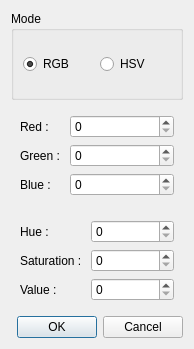
<?xml version="1.0" encoding="UTF-8"?>
<ui version="4.0">
 <class>ColorDialog</class>
 <widget class="QDialog" name="ColorDialog">
  <property name="geometry">
   <rect>
    <x>0</x>
    <y>0</y>
    <width>194</width>
    <height>349</height>
   </rect>
  </property>
  <property name="windowTitle">
   <string>Dialog</string>
  </property>
  <layout class="QVBoxLayout" name="verticalLayout">
   <item>
    <widget class="QGroupBox" name="groupBox">
     <property name="title">
      <string>Mode</string>
     </property>
     <layout class="QHBoxLayout" name="horizontalLayout">
      <item>
       <widget class="QRadioButton" name="rgbButton">
        <property name="text">
         <string>RGB</string>
        </property>
        <property name="checked">
         <bool>true</bool>
        </property>
       </widget>
      </item>
      <item>
       <widget class="QRadioButton" name="hsvButton">
        <property name="text">
         <string>HSV</string>
        </property>
       </widget>
      </item>
     </layout>
    </widget>
   </item>
   <item>
    <widget class="QWidget" name="rgbWidget" native="true">
     <layout class="QFormLayout" name="formLayout">
      <item row="0" column="0">
       <widget class="QLabel" name="label">
        <property name="text">
         <string>Red : </string>
        </property>
       </widget>
      </item>
      <item row="0" column="1">
       <widget class="QSpinBox" name="redBox">
        <property name="maximum">
         <number>255</number>
        </property>
       </widget>
      </item>
      <item row="1" column="0">
       <widget class="QLabel" name="label_2">
        <property name="text">
         <string>Green : </string>
        </property>
       </widget>
      </item>
      <item row="1" column="1">
       <widget class="QSpinBox" name="greenBox">
        <property name="maximum">
         <number>255</number>
        </property>
       </widget>
      </item>
      <item row="2" column="0">
       <widget class="QLabel" name="label_3">
        <property name="text">
         <string>Blue : </string>
        </property>
       </widget>
      </item>
      <item row="2" column="1">
       <widget class="QSpinBox" name="blueBox">
        <property name="minimum">
         <number>0</number>
        </property>
        <property name="maximum">
         <number>255</number>
        </property>
       </widget>
      </item>
     </layout>
    </widget>
   </item>
   <item>
    <widget class="QWidget" name="hsvWidget" native="true">
     <layout class="QFormLayout" name="formLayout_2">
      <property name="fieldGrowthPolicy">
       <enum>QFormLayout::AllNonFixedFieldsGrow</enum>
      </property>
      <item row="0" column="1">
       <widget class="QSpinBox" name="hueBox">
        <property name="maximum">
         <number>359</number>
        </property>
       </widget>
      </item>
      <item row="1" column="0">
       <widget class="QLabel" name="label_5">
        <property name="text">
         <string>Saturation : </string>
        </property>
       </widget>
      </item>
      <item row="1" column="1">
       <widget class="QSpinBox" name="satBox">
        <property name="maximum">
         <number>255</number>
        </property>
       </widget>
      </item>
      <item row="3" column="0">
       <widget class="QLabel" name="label_6">
        <property name="text">
         <string>Value : </string>
        </property>
       </widget>
      </item>
      <item row="3" column="1">
       <widget class="QSpinBox" name="valBox">
        <property name="maximum">
         <number>255</number>
        </property>
       </widget>
      </item>
      <item row="0" column="0">
       <widget class="QLabel" name="label_4">
        <property name="text">
         <string>Hue : </string>
        </property>
       </widget>
      </item>
     </layout>
    </widget>
   </item>
   <item>
    <widget class="QDialogButtonBox" name="buttonBox">
     <property name="orientation">
      <enum>Qt::Horizontal</enum>
     </property>
     <property name="standardButtons">
      <set>QDialogButtonBox::Cancel|QDialogButtonBox::Ok</set>
     </property>
    </widget>
   </item>
  </layout>
  <zorder>buttonBox</zorder>
  <zorder>groupBox</zorder>
  <zorder>rgbWidget</zorder>
  <zorder>hsvWidget</zorder>
 </widget>
 <resources/>
 <connections>
  <connection>
   <sender>buttonBox</sender>
   <signal>accepted()</signal>
   <receiver>ColorDialog</receiver>
   <slot>accept()</slot>
   <hints>
    <hint type="sourcelabel">
     <x>248</x>
     <y>254</y>
    </hint>
    <hint type="destinationlabel">
     <x>157</x>
     <y>274</y>
    </hint>
   </hints>
  </connection>
  <connection>
   <sender>buttonBox</sender>
   <signal>rejected()</signal>
   <receiver>ColorDialog</receiver>
   <slot>reject()</slot>
   <hints>
    <hint type="sourcelabel">
     <x>316</x>
     <y>260</y>
    </hint>
    <hint type="destinationlabel">
     <x>286</x>
     <y>274</y>
    </hint>
   </hints>
  </connection>
  <connection>
   <sender>rgbButton</sender>
   <signal>toggled(bool)</signal>
   <receiver>rgbWidget</receiver>
   <slot>setVisible(bool)</slot>
   <hints>
    <hint type="sourcelabel">
     <x>163</x>
     <y>44</y>
    </hint>
    <hint type="destinationlabel">
     <x>300</x>
     <y>142</y>
    </hint>
   </hints>
  </connection>
  <connection>
   <sender>hsvButton</sender>
   <signal>toggled(bool)</signal>
   <receiver>hsvWidget</receiver>
   <slot>setVisible(bool)</slot>
   <hints>
    <hint type="sourcelabel">
     <x>445</x>
     <y>44</y>
    </hint>
    <hint type="destinationlabel">
     <x>300</x>
     <y>288</y>
    </hint>
   </hints>
  </connection>
 </connections>
</ui>
